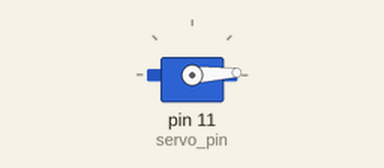
Simulated run of this sketch. Board: Arduino Uno, built with avr-gcc and run on an emulated ATmega328P. On the bench: servo.

Above: at 0.05 s.
At 1.3 s:
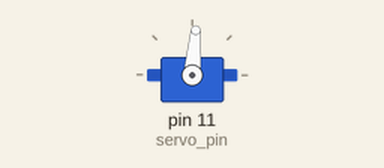
At 2.6 s:
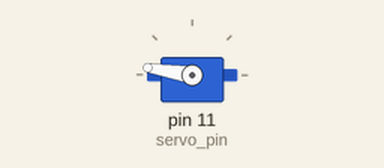
At 5.2 s:
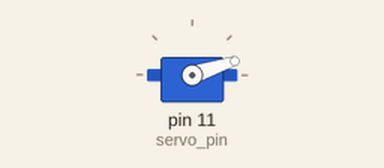
Timing chart, 0 to 7.1 s (numbered marks = the images above):
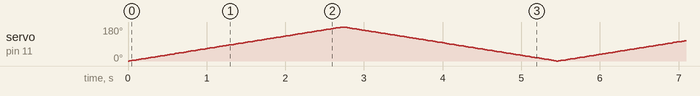

The sketch:

servo.ino
```cpp
#include <Servo.h>

Servo servo;

int servo_pin = 11;

void setup() {
  servo.attach(servo_pin);
}

void loop() {

  for(int pos = 0; pos <= 180; pos += 1) {
    servo.write(pos);
    delay(15);
  }

  for(int pos = 180; pos >= 0; pos -= 1) {
    servo.write(pos);
    delay(15);
  }

  // servo.write(0);
}
```
